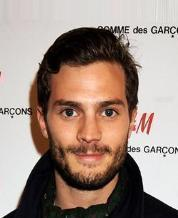
#> input picture img_align_celeba/img_align_celeba/000908.jpg, 178 x 218 px; its folder holds 4 pictures in this run
$ python DC-GAN.py
#> lines starting #> are read from the running program, lines starting #| are printed output that depends on the picture


#C:\Users\shiha\Downloads\archive.zip\img_align_celeba\img_align_celeba
import glob
import matplotlib.pyplot as plt
import matplotlib.image as mpimg


images = []
for img_path in glob.glob('C:/Users/shiha/OneDrive/Desktop/machine learning/img_align_celeba/img_align_celeba/*.jpg'):
    images.append(mpimg.imread(img_path))
images = images[:20]
plt.figure(figsize=(20,10))
columns = 5
for i, image in enumerate(images):
    plt.subplot(len(images) / columns + 1, columns, i + 1)
    plt.axis('off')
    #fig.tight_layout()
    plt.imshow(image)
plt.show()
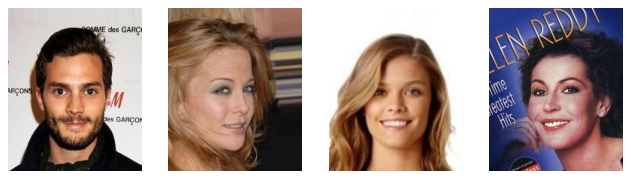
#> figure drawn by matplotlib, 4 panels
